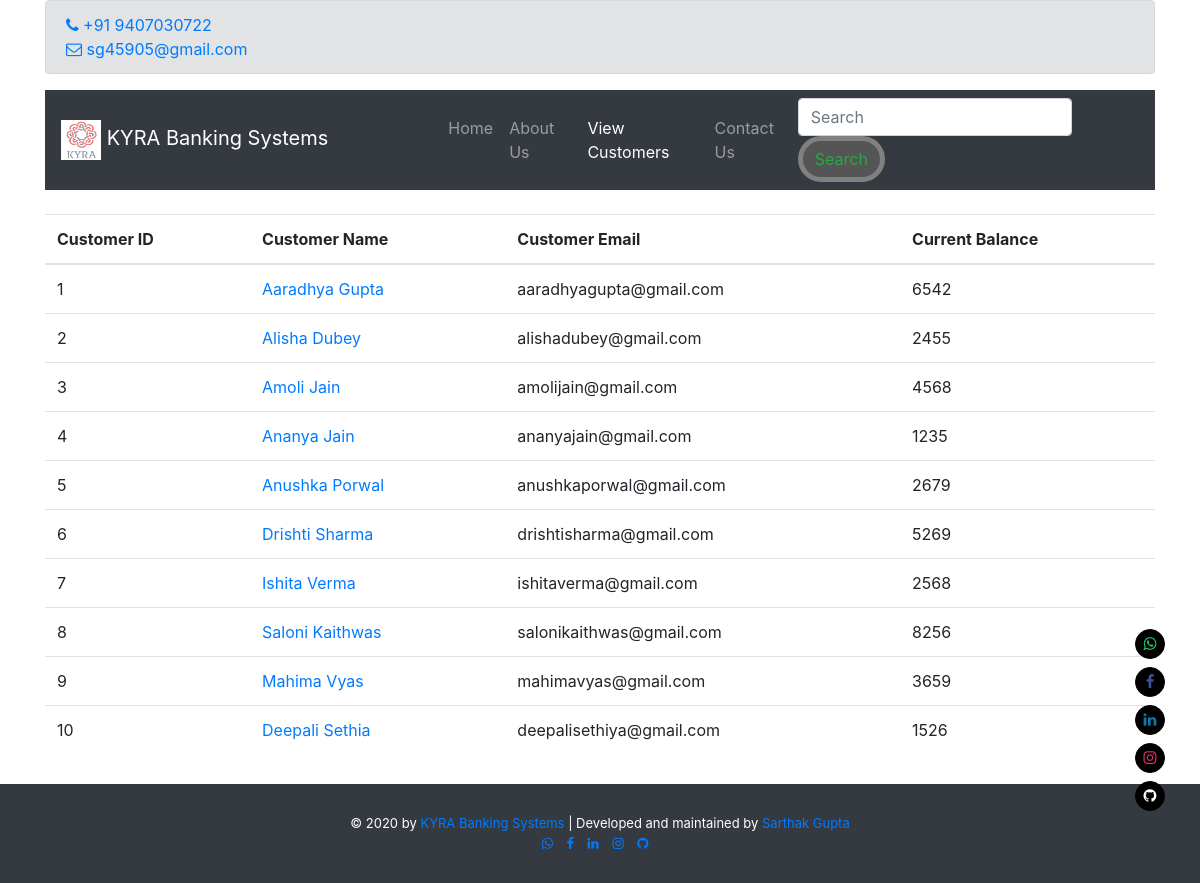
/customer.php, run on the app's committed database.
### tables this page shows
CREATE TABLE `customers` (
  `customer_id` int(11) NOT NULL,
  `customer_name` text NOT NULL,
  `customer_email` text NOT NULL,
  `current_balance` int(11) NOT NULL,
  `customer_image` text NOT NULL
);

### functions.php (the view)
<?php
    $con = mysqli_connect("localhost","root","","kyra_banking_service");
    function getCustomers() {
        global $con;
        $get_customers = "select * from customers";
        $run_customers = mysqli_query($con, $get_customers);
        while ($row_customers = mysqli_fetch_array($run_customers)) {
            $customer_id = $row_customers['customer_id'];
            $customer_name = $row_customers['customer_name'];
            $customer_email = $row_customers['customer_email'];
            $current_balance = $row_customers['current_balance'];
            echo "
                <tr>
                    <td>$customer_id</td>
                    <td><a href='details.php?customer_id=$customer_id'>$customer_name</a></td>
                    <td>$customer_email</td>
                    <td>$current_balance</td>
                </tr>
            ";
        }
    }
?>

### customer.php (shortened to what this page needs)
<!DOCTYPE html>
<?php
    include("functions.php");
?>
<html lang="en">
    <head>
        <link rel="stylesheet" href="https://stackpath.bootstrapcdn.com/bootstrap/4.5.1/css/bootstrap.min.css">
        <link rel="stylesheet" href="https://stackpath.bootstrapcdn.com/font-awesome/4.7.0/css/font-awesome.min.css">
        <link rel="stylesheet" href="style.css" media="all">
    </head>
    <body>
        <div class="container">
            <div class="alert alert-secondary" role="alert">
                <li style="list-style-type: none;">
                    <a style="padding-right: 10px; text-decoration: none;" href="tel:+919407030722" target="_blank">
                        <i class="fa fa-phone"></i> +91 9407030722
                    </a>
                </li>
                <li style="list-style-type: none;">
                    <a style="padding-right: 10px; text-decoration: none;" href="mailto:sg45905@gmail.com" target="_blank">
                        <i class="fa fa-envelope-o"></i> sg45905@gmail.com
                    </a>
                </li>
            </div>
            <nav class="navbar navbar-expand-lg navbar-dark bg-dark">
                <a class="navbar-brand pr-0 pr-sm-5" href="index.php">
                    <img src="images/logo.png" height="40px" width="40px">
                    KYRA Banking Systems
                </a>
                <div class="collapse navbar-collapse" id="navbarSupportedContent">
                    <ul class="navbar-nav mr-auto pl-0 pl-sm-5">
                        <li class="nav-item">
                            <a class="nav-link" href="index.php">Home</a>
                        </li>
                        <li class="nav-item">
                            <a class="nav-link" href="about.php">About Us</a>
                        </li>
                        <li class="nav-item active">
                            <a class="nav-link" href="customer.php">View Customers <span class="sr-only">(current)</span></a>
                        </li>
                        <li class="nav-item">
                            <a class="nav-link" href="contact.php">Contact Us</a>
                        </li>
                    </ul>
                    <form class="form-inline my-2 my-lg-0" method="get" action="results.php" enctype="multipart/form-data">
                        <input class="form-control mr-sm-2" type="text" placeholder="Search" aria-label="Search" name="user_query">
                        <button class="btn btn-outline-success my-2 my-sm-0" type="submit">Search</button>
                    </form>
                </div>
            </nav>
        </div>
        <br>
        <div class="container">
            <table class="table table-hover">
                <thead>
                    <tr>
                        <th scope="col">Customer ID</th>
                        <th scope="col">Customer Name</th>
                        <th scope="col">Customer Email</th>
                        <th scope="col">Current Balance</th>
                    </tr>
                </thead>
                <tbody>
                    <?php
                        getCustomers();
                    ?>
                </tbody>
            </table>
        </div>
        <div class="site-social-float">
            <a class="attesa-social" href="https://wa.me/919407030722" target="_blank" rel="noopener" title="Whatsapp">
                <i class="fa fa-whatsapp" style="color: #25d366">
                </i>
            </a>
            <a class="attesa-social" href="https://www.facebook.com/sg45905" target="_blank" rel="noopener" title="Facebook">
                <i class="fa fa-facebook" style="color: #3b5598">
                </i>
            </a>
            <a class="attesa-social" href="https://www.linkedin.com/in/sg45905/" target="_blank" rel="noopener" title="LinkedIn">
                <i class="fa fa-linkedin" style="color: #0e76a8;">
                </i>
            </a>
            <a class="attesa-social" href="https://www.instagram.com/sg.2906" target="_blank" rel="noopener" title="Instagram">
                <i class="fa fa-instagram" style="color: #e1306c">
                </i>
            </a>
            <a class="attesa-social" href="https://github.com/sg45905" target="_blank" rel="noopener" title="Github">
                <i class="fa fa-github" style="color: white">
                </i>
            </a>
        </div>
        <div class="text-center bg-dark footer">
            &copy; 2020 by <a href="index.html">KYRA Banking Systems</a> | Developed and maintained by <a href="https://sg45905.github.io" target="_blank">Sarthak Gupta</a>
            <br>
            <a style="padding-right: 10px;" href="https://wa.me/919407030722" target="_blank">
                <i class="fa fa-whatsapp"></i>
            </a>
            <a style="padding-right: 10px;" href="https://facebook.com/sg45905" target="_blank">
                <i class="fa fa-facebook"></i>
            </a>
            <a style="padding-right: 10px;" href="https://linkedin.com/in/sg45905" target="_blank">
                <i class="fa fa-linkedin"></i>
            </a>
            <a style="padding-right: 10px;" href="https://instagram.com/sg.2906" target="_blank">
                <i class="fa fa-instagram"></i>
            </a>
            <a style="padding-right: 10px;" href="https://github.com/sg45905" target="_blank">
                <i class="fa fa-github"></i>
            </a>
        </div>
    </body>
</html>

### style.css (style rules this page uses)
html { scroll-behavior: smooth; }
.footer { margin-top: 30px; padding: 30px; color: white; font-size: small; }
.footer a { text-decoration: none; }
.btn { text-align: center; margin-top: 50px; border: 5px solid gray; border-radius: 30px; background-color: #555; }
.site-social-float { position: fixed; bottom: 4em; z-index: 999; opacity: 1; -webkit-transition: all .3s ease-in-out; -moz-transition: all .3s ease-in-out; transition: all .3s ease-in-out; right: 35px; }
.site-social-float a { border-color: black; display: block; width: 30px; height: 30px; font-size: 15px; text-align: center; line-height: 28px; margin: 8px 0; border-width: 1px; border-style: solid; -webkit-transition: #ececec .3s ease-in-out; -moz-transition: #ececec .3s ease-in-out; transition: #ececec .3s ease-in-out; border-radius: 50%; background: black; }

### data on the page
customers: customer_id "1", customer_name "Aaradhya Gupta", customer_email "aaradhyagupta@gmail.com", current_balance "6542"
customers: customer_id "2", customer_name "Alisha Dubey", customer_email "alishadubey@gmail.com", current_balance "2455"
customers: customer_id "3", customer_name "Amoli Jain", customer_email "amolijain@gmail.com", current_balance "4568"
customers: customer_id "4", customer_name "Ananya Jain", customer_email "ananyajain@gmail.com", current_balance "1235"
customers: customer_id "5", customer_name "Anushka Porwal", customer_email "anushkaporwal@gmail.com", current_balance "2679"
customers: customer_id "6", customer_name "Drishti Sharma", customer_email "drishtisharma@gmail.com", current_balance "5269"
customers: customer_id "7", customer_name "Ishita Verma", customer_email "ishitaverma@gmail.com", current_balance "2568"
customers: customer_id "8", customer_name "Saloni Kaithwas", customer_email "salonikaithwas@gmail.com", current_balance "8256"
customers: customer_id "9", customer_name "Mahima Vyas", customer_email "mahimavyas@gmail.com", current_balance "3659"
customers: customer_id "10", customer_name "Deepali Sethia", customer_email "deepalisethiya@gmail.com", current_balance "1526"
